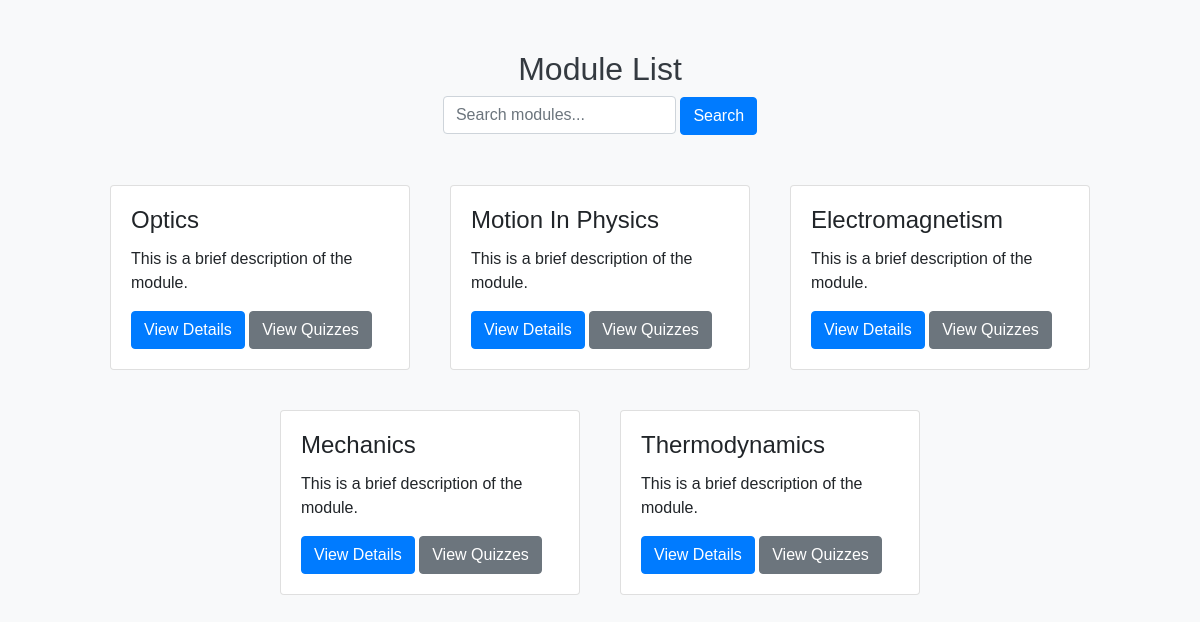
Page /courses/3/modules/ on the committed database.
### onlineapp/models.py (models this page shows, shortened)
class Module(models.Model):
    course = models.ForeignKey(Course, on_delete=models.CASCADE, related_name='modules')
    title = models.CharField(max_length=200)
    description = models.TextField()
    order = models.PositiveIntegerField()
    class Meta:
        ordering = ['order']

### onlineapp/views.py (the view)
# urls.py: path('courses/<int:id>/modules/', views.moduledisplay, name='moduledisplay'),
def moduledisplay(request, id):
    course = get_object_or_404(Course, id=id)
    query = request.GET.get('q')
    if query:
        modules = Module.objects.filter(course=course, title__icontains=query)
    else:
        modules = Module.objects.filter(course=course)
    return render(request, 'modules/module_display.html', {'course': course, 'modules': modules})

### onlineapp/templates/modules/module_display.html (shortened to what this page needs)
<!DOCTYPE html>
<html lang="en">
<head>
    <link href="https://stackpath.bootstrapcdn.com/bootstrap/4.5.2/css/bootstrap.min.css" rel="stylesheet">
    <link rel="stylesheet" href="https://cdnjs.cloudflare.com/ajax/libs/animate.css/4.1.1/animate.min.css"/>
</head>
<body>
    <div class="container">
        <h2 class="animate__animated animate__fadeInDown">Module List</h2>
        <div class="search-container">
            <form method="GET" action="{% url 'moduledisplay' course.id %}">
                <input type="text" name="q" placeholder="Search modules..." class="form-control" style="display: inline-block; width: auto;">
                <button type="submit" class="btn btn-primary">Search</button>
            </form>
        </div>
        <div class="module-list animate__animated animate__fadeInUp d-flex flex-wrap justify-content-center">
            {% if modules %}
                {% for module in modules %}
                    <div class="card module-item animate__animated animate__zoomIn">
                        <div class="card-body">
                            <h4 class="card-title">{{ module.title }}</h4>
                            <p class="card-text">This is a brief description of the module.</p>
                            <a href="{% url 'lessondisplay' module.id %}" class="btn btn-primary">View Details</a>
                            <a href="" class="btn btn-secondary ">View Quizzes</a>
                        </div>
                    </div>
                {% endfor %}
            {% else %}
                <p>No modules available.</p>
            {% endif %}
        </div>
    </div>
</body>
</html>

### onlineapp/templates/modules/module_display.html (style rules this page uses)
body { background-color: #f8f9fa; font-family: 'Arial', sans-serif; }
h2 { text-align: center; margin-top: 50px; color: #343a40; }
.search-container { text-align: center; margin-bottom: 30px; }
.module-item { margin: 20px; }
.card { width: 300px; }

### rows in the picture
Module: title "Optics"
Module: title "Motion In Physics"
Module: title "Electromagnetism"
Module: title "Mechanics"
Module: title "Thermodynamics"
